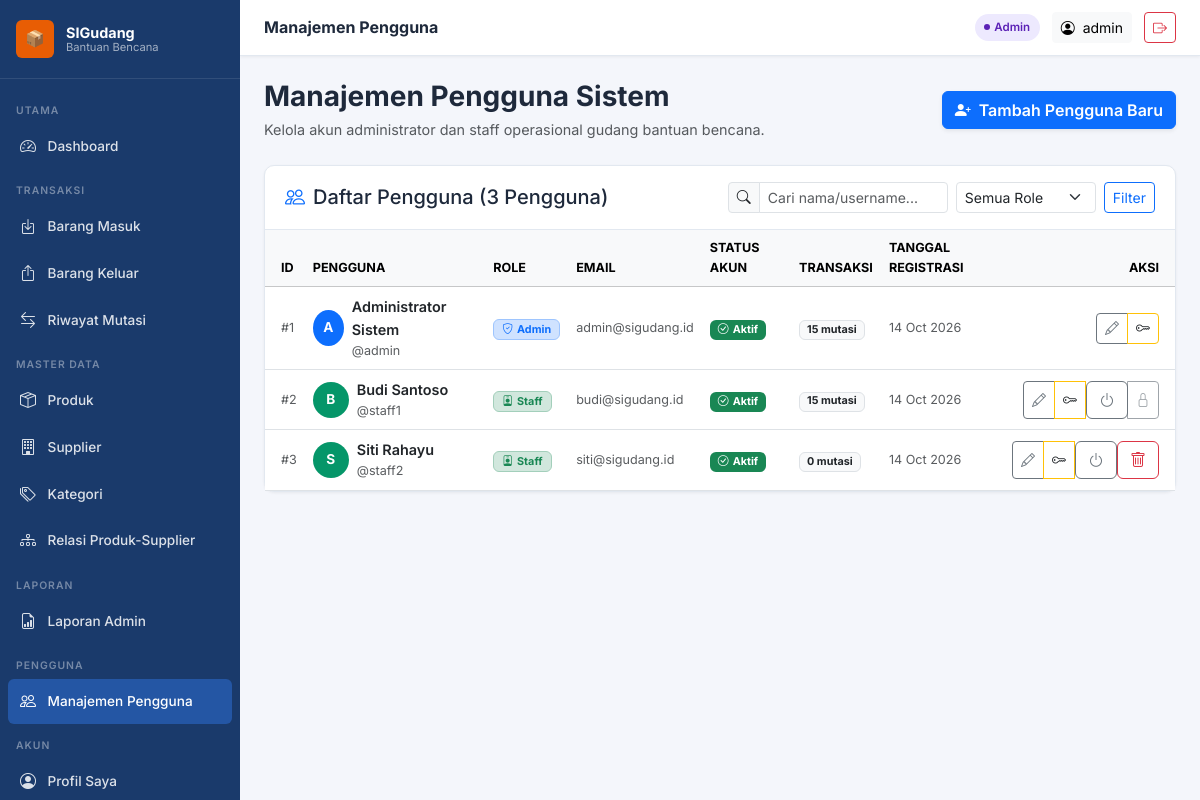
Screenshot of /admin/pengguna.php (signed in) with the database file from the repository.
### tables this page shows
CREATE TABLE `users` (
  `id`            INT UNSIGNED NOT NULL AUTO_INCREMENT,
  `username`      VARCHAR(80)  NOT NULL,
  `password_hash` VARCHAR(255) NOT NULL,
  `role`          ENUM('admin','staff') NOT NULL DEFAULT 'staff',
  `full_name`     VARCHAR(150) NOT NULL DEFAULT '',
  `email`         VARCHAR(150)          DEFAULT NULL,
  `is_active`     TINYINT(1)   NOT NULL DEFAULT 1,
  `created_at`    DATETIME     NOT NULL DEFAULT CURRENT_TIMESTAMP,
  PRIMARY KEY (`id`),
  UNIQUE KEY `uq_username` (`username`)
);

### helpers/auth.php (called while the page is built, shortened)
<?php
function isLoggedIn(): bool {
    return isset($_SESSION['user_id']) && isset($_SESSION['role']);
}
function getCurrentUser(): ?array {
    return [
        'id'        => $_SESSION['user_id'],
        'username'  => $_SESSION['username'],
        'role'      => $_SESSION['role'],
        'full_name' => $_SESSION['full_name'] ?? '',
    ];
}

### helpers/functions.php (called while the page is built, shortened)
<?php
function e(string $str): string {
    return htmlspecialchars($str, ENT_QUOTES | ENT_HTML5, 'UTF-8');
}
function formatNumber(float $num, int $dec = 0): string {
    return number_format($num, $dec, ',', '.');
}
function formatDate(string $date, string $fmt = 'd M Y'): string {
    return (new DateTime($date))->format($fmt);
}
function sanitizeString(mixed $val, int $maxLen = 500): string {
    $s = trim((string)($val ?? ''));
    return mb_substr($s, 0, $maxLen);
}

### admin/pengguna.php (the view, shortened to what this page needs)
<?php
require_once dirname(__DIR__) . '/helpers/auth.php';
require_once dirname(__DIR__) . '/helpers/functions.php';
$db = getDB();
$currentUser = getCurrentUser();
$search = sanitizeString($_GET['q'] ?? '', 100);
$querySql = "
    SELECT u.id, u.username, u.full_name, u.email, u.role, u.is_active, u.created_at,
           (SELECT COUNT(*) FROM stock_movements sm WHERE sm.user_id = u.id) AS movement_count
    FROM users u
    WHERE 1=1
";
$params = [];
$querySql .= " ORDER BY u.role ASC, u.id ASC";
$stmtUsers = $db->prepare($querySql);
$stmtUsers->execute($params);
$usersList = $stmtUsers->fetchAll();
$pageTitle = 'Manajemen Pengguna';
$activeMenu = 'pengguna';
include dirname(__DIR__) . '/views/partials/header_admin.php';
?>
<div class="d-flex flex-wrap justify-content-between align-items-center mb-4 gap-3">
  <div>
    <h2 class="h3 fw-bold mb-1">Manajemen Pengguna Sistem</h2>
    <p class="text-muted mb-0">Kelola akun administrator dan staff operasional gudang bantuan bencana.</p>
  </div>
  <button type="button" class="btn btn-primary fw-semibold shadow-sm" data-bs-toggle="modal" data-bs-target="#modalAddUser">
    <i class="bi bi-person-plus-fill me-1"></i> Tambah Pengguna Baru
  </button>
</div>
<div class="card-panel">
  <div class="card-panel-header d-flex flex-wrap justify-content-between align-items-center gap-3">
    <h5 class="card-panel-title mb-0">
      <i class="bi bi-people me-2 text-primary"></i>Daftar Pengguna (<?= count($usersList) ?> Pengguna)
    </h5>
    <form method="GET" action="" class="d-flex flex-wrap gap-2">
      <div class="input-group input-group-sm" style="width: 220px;">
        <span class="input-group-text bg-light"><i class="bi bi-search"></i></span>
        <input type="text" name="q" class="form-control" placeholder="Cari nama/username..." value="<?= e($search) ?>">
      </div>
      <select name="role" class="form-select form-select-sm" style="width: 140px;">
        <option value="">Semua Role</option>
      </select>
      <button type="submit" class="btn btn-sm btn-outline-primary">Filter</button>
    </form>
  </div>
  <div class="card-panel-body p-0">
    <div class="table-responsive">
      <table class="table table-hover align-middle mb-0">
        <thead class="table-light">
          <tr class="small text-uppercase">
            <th class="ps-3">ID</th>
            <th>Pengguna</th>
            <th>Role</th>
            <th>Email</th>
            <th>Status Akun</th>
            <th>Transaksi</th>
            <th>Tanggal Registrasi</th>
            <th class="text-end pe-3">Aksi</th>
          </tr>
        </thead>
        <tbody>
          <?php if (empty($usersList)): ?>
            <tr>
              <td colspan="8" class="text-center py-4 text-muted">
                <i class="bi bi-person-x fs-2 d-block mb-1"></i>
                Tidak ada pengguna yang cocok dengan kriteria pencarian.
              </td>
            </tr>
          <?php else: ?>
            <?php foreach ($usersList as $usr): ?>
              <tr>
                <td class="ps-3 text-muted small">#<?= $usr['id'] ?></td>
                <td>
                  <div class="d-flex align-items-center gap-2">
                    <div class="rounded-circle d-flex align-items-center justify-content-center text-white fw-bold"
                         style="width: 36px; height: 36px; font-size: 0.85rem; background: <?= $usr['role'] === 'admin' ? '#0d6efd' : '#059669' ?>;">
                      <?= strtoupper(substr($usr['full_name'] ?: $usr['username'], 0, 1)) ?>
                    </div>
                    <div>
                      <div class="fw-semibold text-dark"><?= e($usr['full_name']) ?></div>
                      <div class="text-muted small">@<?= e($usr['username']) ?></div>
                    </div>
                  </div>
                </td>
                <td>
                  <?php if ($usr['role'] === 'admin'): ?>
                    <span class="badge bg-primary-subtle text-primary border border-primary-subtle px-2 py-1">
                      <i class="bi bi-shield-check me-1"></i>Admin
                    </span>
                  <?php else: ?>
                    <span class="badge bg-success-subtle text-success border border-success-subtle px-2 py-1">
                      <i class="bi bi-person-badge me-1"></i>Staff
                    </span>
                  <?php endif; ?>
                </td>
                <td class="small text-muted">
                  <?= e($usr['email'] ?: '-') ?>
                </td>
                <td>
                  <?php if ($usr['is_active']): ?>
                    <span class="badge bg-success px-2 py-1"><i class="bi bi-check-circle me-1"></i>Aktif</span>
                  <?php else: ?>
                    <span class="badge bg-secondary px-2 py-1"><i class="bi bi-dash-circle me-1"></i>Nonaktif</span>
                  <?php endif; ?>
                </td>
                <td>
                  <span class="badge bg-light text-dark border">
                    <?= formatNumber($usr['movement_count']) ?> mutasi
                  </span>
                </td>
                <td class="small text-muted">
                  <?= formatDate($usr['created_at'], 'd M Y') ?>
                </td>
                <td class="text-end pe-3">
                  <div class="btn-group btn-group-sm">
                    <button type="button" class="btn btn-outline-secondary"
                            data-bs-toggle="modal" data-bs-target="#modalEditUser<?= $usr['id'] ?>"
                            title="Edit Data">
                      <i class="bi bi-pencil"></i>
                    </button>
                    <button type="button" class="btn btn-outline-warning text-dark"
                            data-bs-toggle="modal" data-bs-target="#modalResetPass<?= $usr['id'] ?>"
                            title="Reset Password">
                      <i class="bi bi-key"></i>
                    </button>
                    <?php if ($usr['id'] !== (int)$currentUser['id']): ?>
                      <form method="POST" action="" class="d-inline" onsubmit="return confirm('Apakah Anda yakin ingin mengubah status aktif pengguna ini?')">
                        <button type="submit" class="btn btn-outline-<?= $usr['is_active'] ? 'secondary' : 'success' ?>"
                                title="<?= $usr['is_active'] ? 'Nonaktifkan Akun' : 'Aktifkan Akun' ?>">
                          <i class="bi bi-power"></i>
                        </button>
                      </form>
                      <?php if ($usr['movement_count'] == 0): ?>
                        <form method="POST" action="" class="d-inline" onsubmit="return confirm('Hapus permanen akun @<?= e($usr['username']) ?>?')">
                          <button type="submit" class="btn btn-outline-danger" title="Hapus Permanen">
                            <i class="bi bi-trash"></i>
                          </button>
                        </form>
                      <?php else: ?>
                        <button type="button" class="btn btn-outline-secondary disabled" title="Tidak dapat dihapus karena ada histori mutasi">
                          <i class="bi bi-lock"></i>
                        </button>
                      <?php endif; ?>
                    <?php endif; ?>
                  </div>
                </td>
              </tr>
            <?php endforeach; ?>
          <?php endif; ?>
        </tbody>
      </table>
    </div>
  </div>
</div>
<?php include dirname(__DIR__) . '/views/partials/footer_admin.php'; ?>

### views/partials/header_admin.php (shortened to what this page needs)
<?php
require_once dirname(__DIR__,2) . '/helpers/auth.php';
$u = getCurrentUser();
$role = $u['role'] ?? 'staff';
$activeMenu = $activeMenu ?? '';
?>
<!DOCTYPE html>
<html lang="id">
<head>
  <link rel="stylesheet" href="https://cdn.jsdelivr.net/npm/bootstrap@5.3.2/dist/css/bootstrap.min.css">
  <link rel="stylesheet" href="https://cdn.jsdelivr.net/npm/bootstrap-icons@1.11.1/font/bootstrap-icons.css">
  <link rel="stylesheet" href="<?= BASE_URL ?>/assets/css/style.css?v=<?= filemtime(dirname(__DIR__, 2) . '/assets/css/style.css') ?>">
</head>
<body>
<div class="app-wrapper">
<aside class="sidebar" id="appSidebar">
  <div class="sidebar-header">
    <div class="logo-icon">📦</div>
    <div class="logo-text">
      SIGudang
      <span>Bantuan Bencana</span>
    </div>
  </div>
  <nav class="sidebar-nav">
    <div class="nav-section-label">Utama</div>
    <div class="nav-item">
      <a href="<?= BASE_URL ?>/<?= $role ?>/dashboard.php" class="nav-link <?= $activeMenu==='dashboard'?'active':'' ?>">
        <i class="bi bi-speedometer2 nav-icon"></i> Dashboard
      </a>
    </div>
    <?php if ($role === 'admin' || $role === 'staff'): ?>
    <div class="nav-section-label">Transaksi</div>
    <div class="nav-item">
      <a href="<?= BASE_URL ?>/admin/barang_masuk.php" class="nav-link <?= $activeMenu==='masuk'?'active':'' ?>">
        <i class="bi bi-box-arrow-in-down nav-icon"></i> Barang Masuk
      </a>
    </div>
    <div class="nav-item">
      <a href="<?= BASE_URL ?>/admin/barang_keluar.php" class="nav-link <?= $activeMenu==='keluar'?'active':'' ?>">
        <i class="bi bi-box-arrow-up nav-icon"></i> Barang Keluar
      </a>
    </div>
    <div class="nav-item">
      <a href="<?= BASE_URL ?>/admin/mutasi_stok.php" class="nav-link <?= $activeMenu==='mutasi'?'active':'' ?>">
        <i class="bi bi-arrow-left-right nav-icon"></i> Riwayat Mutasi
      </a>
    </div>
    <?php endif; ?>
    <?php if ($role === 'admin'): ?>
    <div class="nav-section-label">Master Data</div>
    <div class="nav-item">
      <a href="<?= BASE_URL ?>/admin/produk.php" class="nav-link <?= $activeMenu==='produk'?'active':'' ?>">
        <i class="bi bi-box-seam nav-icon"></i> Produk
      </a>
    </div>
    <div class="nav-item">
      <a href="<?= BASE_URL ?>/admin/supplier.php" class="nav-link <?= $activeMenu==='supplier'?'active':'' ?>">
        <i class="bi bi-building nav-icon"></i> Supplier
      </a>
    </div>
    <div class="nav-item">
      <a href="<?= BASE_URL ?>/admin/kategori.php" class="nav-link <?= $activeMenu==='kategori'?'active':'' ?>">
        <i class="bi bi-tags nav-icon"></i> Kategori
      </a>
    </div>
    <div class="nav-item">
      <a href="<?= BASE_URL ?>/admin/produk_supplier.php" class="nav-link <?= $activeMenu==='produk_supplier'?'active':'' ?>">
        <i class="bi bi-diagram-3 nav-icon"></i> Relasi Produk-Supplier
      </a>
    </div>
    <div class="nav-section-label">Laporan</div>
    <div class="nav-item">
      <a href="<?= BASE_URL ?>/admin/laporan.php" class="nav-link <?= $activeMenu==='laporan'?'active':'' ?>">
        <i class="bi bi-file-earmark-bar-graph nav-icon"></i> Laporan Admin
      </a>
    </div>
    <div class="nav-section-label">Pengguna</div>
    <div class="nav-item">
      <a href="<?= BASE_URL ?>/admin/pengguna.php" class="nav-link <?= $activeMenu==='pengguna'?'active':'' ?>">
        <i class="bi bi-people nav-icon"></i> Manajemen Pengguna
      </a>
    </div>
    <?php endif; ?>
    <div class="nav-section-label">Akun</div>
    <div class="nav-item">
      <a href="<?= BASE_URL ?>/auth/profil.php" class="nav-link <?= $activeMenu==='profil'?'active':'' ?>">
        <i class="bi bi-person-circle nav-icon"></i> Profil Saya
      </a>
    </div>
  </nav>
</aside>
<div class="main-content">
  <div class="topbar">
    <div class="d-flex align-items-center gap-2">
      <span class="page-title"><?= e($pageTitle ?? 'Dashboard') ?></span>
    </div>
    <div class="topbar-right">
      <span class="badge-status <?= $role==='admin'?'badge-admin':'badge-staff' ?>">
        <?= ucfirst($role) ?>
      </span>
      <a href="<?= BASE_URL ?>/auth/profil.php" class="btn btn-sm btn-light">
        <i class="bi bi-person-circle"></i>
        <span class="d-none d-md-inline ms-1"><?= e($u['username']) ?></span>
      </a>
      <a href="<?= BASE_URL ?>/auth/logout.php" class="btn btn-sm btn-outline-danger">
        <i class="bi bi-box-arrow-right"></i>
      </a>
    </div>
  </div>
  <div class="content-area">

### rows the page displays
users: role "Admin", username "admin", id "1", full_name "A", full_name "Administrator Sistem", email "admin@sigudang.id", is_active 1 (drawn), movement_count "15", created_at "14 Oct 2026"
users: id "2", full_name "B", full_name "Budi Santoso", username "staff1", role "staff" (drawn), email "budi@sigudang.id", is_active 1 (drawn), movement_count "15", created_at "14 Oct 2026"
users: id "3", full_name "S", full_name "Siti Rahayu", username "staff2", role "staff" (drawn), email "siti@sigudang.id", is_active 1 (drawn), movement_count "0", created_at "14 Oct 2026"

### other values shown
$pageTitle "Manajemen Pengguna"
count($usersList) "3"
